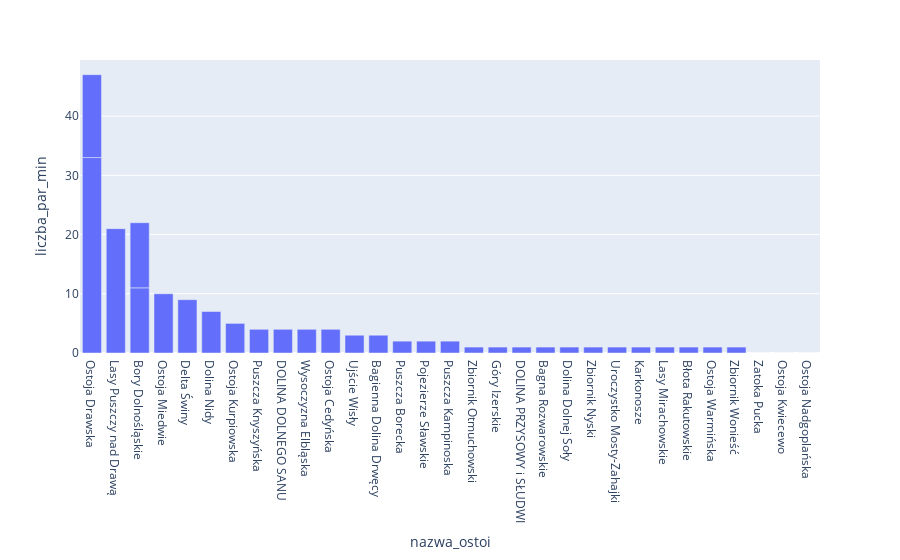

Notebook source saved alongside this figure:
### Code cell
fig = px.bar(data_sorted, x='nazwa_ostoi', y='liczba_par_min')
fig.show()

### Figure 1 — Plotly figure (JSON) as saved in the notebook; plotly's stock layout.template omitted (floating-point values rounded to 4 significant figures)
{"data": [{"alignmentgroup": "True", "hovertemplate": "nazwa_ostoi=%{x}<br>liczba_par_min=%{y}<extra></extra>", "legendgroup": "", "marker": {"color": "#636efa", "pattern": {"shape": ""}}, "name": "", "offsetgroup": "", "orientation": "v", "showlegend": false, "textposition": "auto", "type": "bar", "x": ["Ostoja Drawska", "Lasy Puszczy nad Drawą", "Ostoja Drawska", "Bory Dolnośląskie", "Bory Dolnośląskie", "Ostoja Miedwie", "Delta Świny", "Dolina Nidy", "Ostoja Kurpiowska", "Puszcza Knyszyńska", "DOLINA DOLNEGO SANU", "Wysoczyzna Elbląska", "Ostoja Cedyńska", "Ujście Wisły", "Bagienna Dolina Drwęcy", "Puszcza Borecka", "Pojezierze Sławskie", "Puszcza Kampinoska", "Zbiornik Otmuchowski", "Góry Izerskie", "DOLINA PRZYSOWY i SŁUDWI", "Bagna Rozwarowskie", "Dolina Dolnej Soły", "Zbiornik Nyski", "Uroczystko Mosty-Zahajki", "Karkonosze", "Lasy Mirachowskie", "Błota Rakutowskie", "Ostoja Warmińska", "Zbiornik Wonieść", "Zatoka Pucka", "Ostoja Kwiecewo", "Ostoja Nadgoplańska"], "xaxis": "x", "y": [33, 21, 14, 11, 11, 10, 9, 7, 5, 4, 4, 4, 4, 3, 3, 2, 2, 2, 1, 1, 1, 1, 1, 1, 1, 1, 1, 1, 1, 1, 0, 0, 0], "yaxis": "y"}], "layout": {"autosize": true, "barmode": "relative", "legend": {"tracegroupgap": 0}, "margin": {"t": 60}, "xaxis": {"anchor": "y", "autorange": true, "domain": [0, 1], "range": [-0.5, 30.5], "title": {"text": "nazwa_ostoi"}, "type": "category"}, "yaxis": {"anchor": "x", "autorange": true, "domain": [0, 1], "range": [0, 49.47], "title": {"text": "liczba_par_min"}, "type": "linear"}}}
